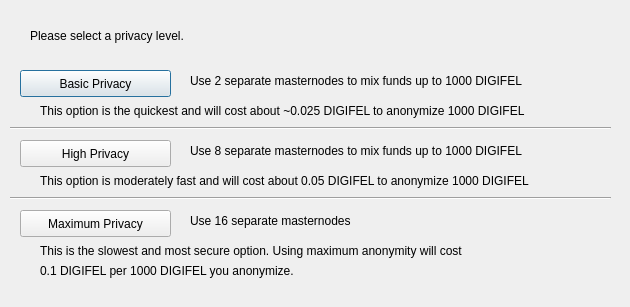
<?xml version="1.0" encoding="UTF-8"?>
<ui version="4.0">
 <class>DarksendConfig</class>
 <widget class="QDialog" name="DarksendConfig">
  <property name="geometry">
   <rect>
    <x>0</x>
    <y>0</y>
    <width>630</width>
    <height>307</height>
   </rect>
  </property>
  <property name="windowTitle">
   <string>Configure PrivateSend</string>
  </property>
  <widget class="QPushButton" name="buttonBasic">
   <property name="geometry">
    <rect>
     <x>20</x>
     <y>70</y>
     <width>151</width>
     <height>27</height>
    </rect>
   </property>
   <property name="text">
    <string>Basic Privacy</string>
   </property>
  </widget>
  <widget class="QPushButton" name="buttonHigh">
   <property name="geometry">
    <rect>
     <x>20</x>
     <y>140</y>
     <width>151</width>
     <height>27</height>
    </rect>
   </property>
   <property name="text">
    <string>High Privacy</string>
   </property>
  </widget>
  <widget class="QPushButton" name="buttonMax">
   <property name="geometry">
    <rect>
     <x>20</x>
     <y>210</y>
     <width>151</width>
     <height>27</height>
    </rect>
   </property>
   <property name="text">
    <string>Maximum Privacy</string>
   </property>
  </widget>
  <widget class="QLabel" name="label">
   <property name="geometry">
    <rect>
     <x>30</x>
     <y>20</y>
     <width>571</width>
     <height>31</height>
    </rect>
   </property>
   <property name="text">
    <string>Please select a privacy level.</string>
   </property>
  </widget>
  <widget class="QLabel" name="label_2">
   <property name="geometry">
    <rect>
     <x>190</x>
     <y>70</y>
     <width>421</width>
     <height>21</height>
    </rect>
   </property>
   <property name="text">
    <string>Use 2 separate masternodes to mix funds up to 1000 DIGIFEL</string>
   </property>
  </widget>
  <widget class="QLabel" name="label_3">
   <property name="geometry">
    <rect>
     <x>190</x>
     <y>140</y>
     <width>411</width>
     <height>21</height>
    </rect>
   </property>
   <property name="text">
    <string>Use 8 separate masternodes to mix funds up to 1000 DIGIFEL</string>
   </property>
  </widget>
  <widget class="QLabel" name="label_4">
   <property name="geometry">
    <rect>
     <x>190</x>
     <y>210</y>
     <width>421</width>
     <height>21</height>
    </rect>
   </property>
   <property name="text">
    <string>Use 16 separate masternodes</string>
   </property>
  </widget>
  <widget class="QLabel" name="label_6">
   <property name="geometry">
    <rect>
     <x>40</x>
     <y>100</y>
     <width>561</width>
     <height>21</height>
    </rect>
   </property>
   <property name="text">
    <string>This option is the quickest and will cost about ~0.025 DIGIFEL to anonymize 1000 DIGIFEL</string>
   </property>
  </widget>
  <widget class="QLabel" name="label_7">
   <property name="geometry">
    <rect>
     <x>40</x>
     <y>170</y>
     <width>561</width>
     <height>21</height>
    </rect>
   </property>
   <property name="text">
    <string>This option is moderately fast and will cost about 0.05 DIGIFEL to anonymize 1000 DIGIFEL</string>
   </property>
  </widget>
  <widget class="QLabel" name="label_8">
   <property name="geometry">
    <rect>
     <x>40</x>
     <y>240</y>
     <width>561</width>
     <height>21</height>
    </rect>
   </property>
   <property name="text">
    <string>This is the slowest and most secure option. Using maximum anonymity will cost</string>
   </property>
  </widget>
  <widget class="QLabel" name="label_9">
   <property name="geometry">
    <rect>
     <x>40</x>
     <y>260</y>
     <width>561</width>
     <height>21</height>
    </rect>
   </property>
   <property name="text">
    <string>0.1 DIGIFEL per 1000 DIGIFEL you anonymize.</string>
   </property>
  </widget>
  <widget class="Line" name="line">
   <property name="geometry">
    <rect>
     <x>10</x>
     <y>120</y>
     <width>601</width>
     <height>16</height>
    </rect>
   </property>
   <property name="orientation">
    <enum>Qt::Horizontal</enum>
   </property>
  </widget>
  <widget class="Line" name="line_2">
   <property name="geometry">
    <rect>
     <x>10</x>
     <y>190</y>
     <width>601</width>
     <height>16</height>
    </rect>
   </property>
   <property name="orientation">
    <enum>Qt::Horizontal</enum>
   </property>
  </widget>
 </widget>
 <resources/>
 <connections/>
</ui>
